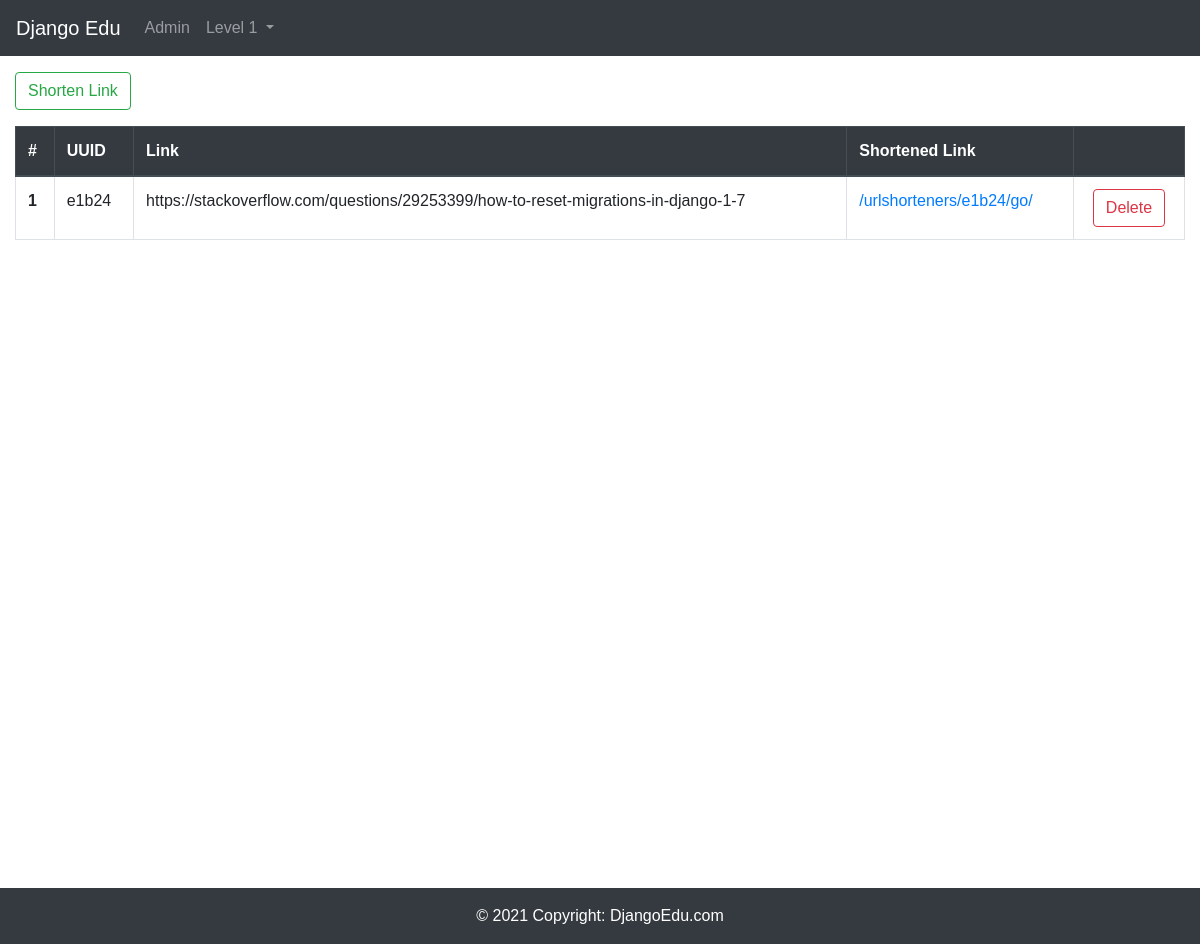
The page /urlshorteners/ on the database as committed earlier.
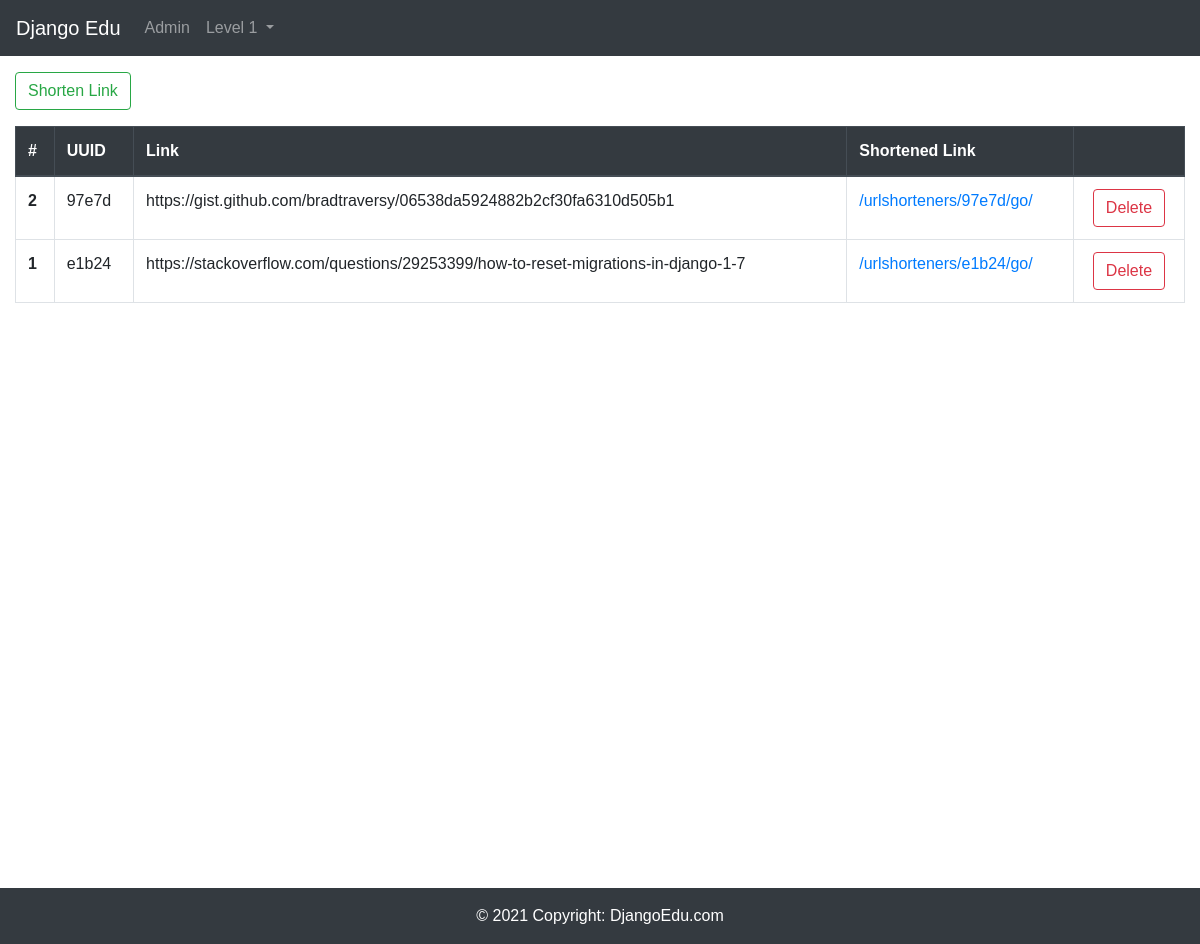
The same page on the database as committed later.
### urlshorteners/models.py (models this page shows, shortened)
class ShortenedUrl(models.Model):
    uuid = models.CharField(max_length=10)
    link = models.CharField(max_length=255)
    date_created = models.DateTimeField(default=timezone.now)

### urlshorteners/views.py (the view)
# urls.py: path('', views.index, name='index'),
def index(request):
    return render(request, 'urlshorteners/index.html',  {
        'shortened_urls': ShortenedUrl.objects.all().order_by('id').reverse(),
    })

### urlshorteners/templates/urlshorteners/index.html (shortened to what this page needs)
{% extends 'layouts/base.html' %}
{% block content %}
<div class="container-fluid">
  <button
    type="button"
    class="btn btn-outline-success"
    data-toggle="modal"
    data-target="#modal-shorten-link"
  >
    Shorten Link
  </button>
  <div class="table-responsive">
    <table class="table table-bordered table-hover my-3">
      <thead class="thead-dark">
        <tr>
          <th scope="col">#</th>
          <th scope="col">UUID</th>
          <th scope="col">Link</th>
          <th scope="col">Shortened Link</th>
          <th scope="col"></th>
        </tr>
      </thead>
      <tbody>
        {% if shortened_urls|length > 0 %}
          {% for url in shortened_urls %}
          <tr>
            <th scope="row">{{ url.id }}</th>
            <td>{{ url.uuid }}</td>
            <td>{{ url.link }}</td>
            <td>
              <a
                href="{% url 'urlshorteners:go' url.uuid %}"
                target="_blank"
                rel="noopener noreferrer"
                >{% url 'urlshorteners:go' url.uuid %}</a
              >
            </td>
            <td class="text-center">
              <button
                type="button"
                class="btn btn-outline-danger btn-delete-shorten-link"
                data-url-id="{{ url.id }}"
              >
                Delete
              </button>
            </td>
          </tr>
          {% endfor %}
        {% else %}
        <td colspan="5" class="text-center">No shortened link available.</td>
        {% endif %}
      </tbody>
    </table>
  </div>
</div>
{% endblock content %}

Rows that differ between the two databases and show on the page:
added ShortenedUrl: id "2", uuid "97e7d", link "https://gist.github.com/bradtraversy/06538da5924882b2cf30fa6310d505b1", uuid "/urlshorteners/97e7d/go/"
